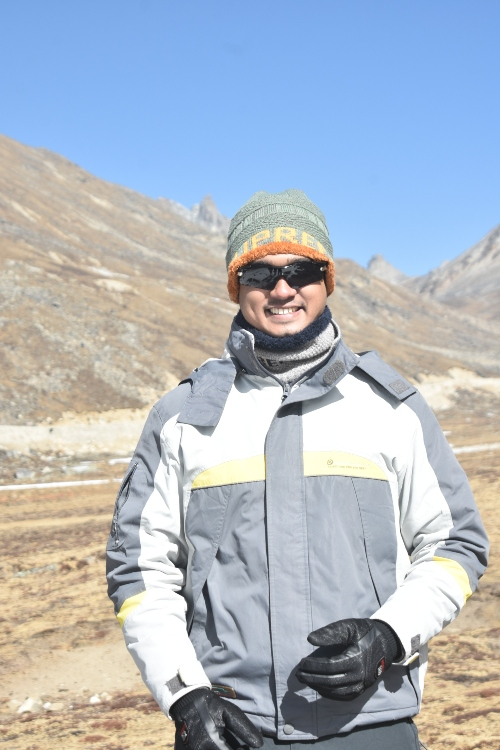
#> input picture sample_color.jpg, 500 x 750 px
$ python Lab_03_Convert_Grayscale_to_RGB_and_Show_Image_Matrix.py
#> lines starting #> are read from the running program, lines starting #| are printed output that depends on the picture
import cv2
import matplotlib.pyplot as plt

# Load grayscale image
gray = cv2.imread('sample_color.jpg', cv2.IMREAD_GRAYSCALE)
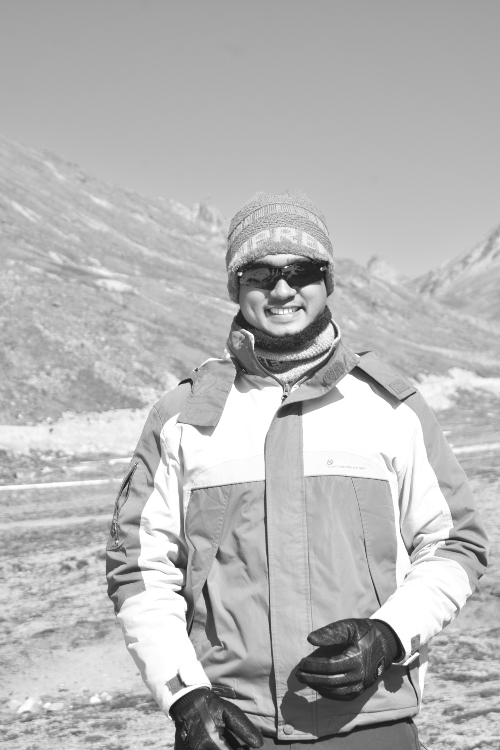
#> gray: shape (750, 500); min 21, max 255, mean 181.8

# Convert grayscale to 3-channel RGB
rgb = cv2.cvtColor(gray, cv2.COLOR_GRAY2RGB)

# Show image
plt.imshow(rgb)
plt.title('Grayscale → RGB')
plt.axis('off')
plt.show()

# Print matrix
print("RGB Image Matrix:\n", rgb)
#> (printed output is left out)
